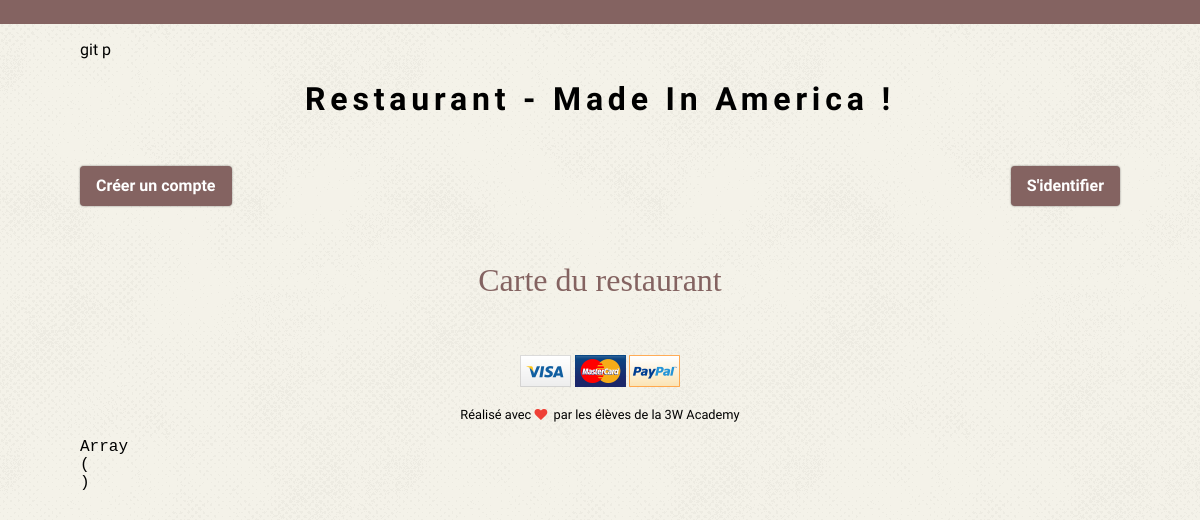
The app's page /, older data.
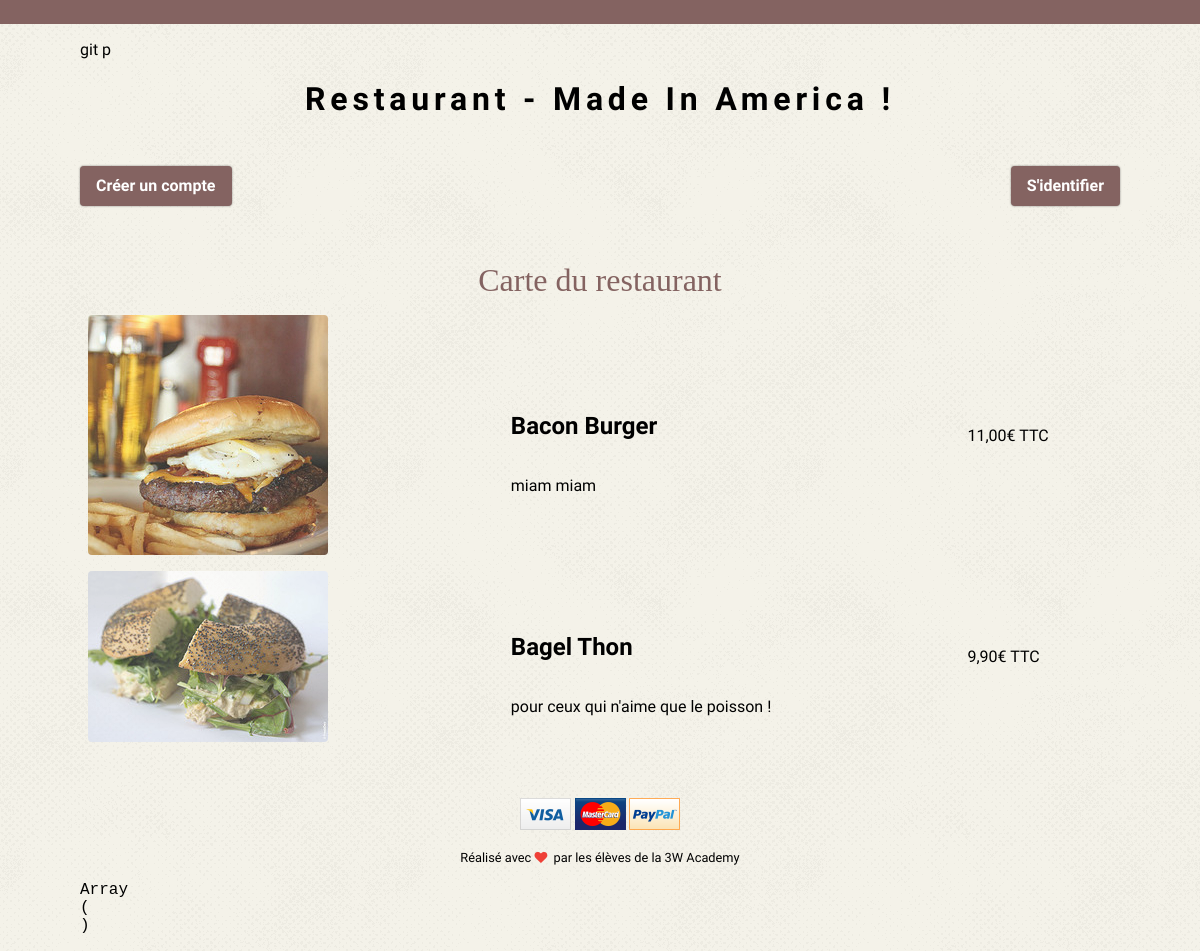
The same page, newer data.
### tables this page shows
CREATE TABLE `product` (
  `id` int(11) NOT NULL,
  `name` varchar(255) NOT NULL,
  `description` text NOT NULL,
  `priceHT` int(11) NOT NULL,
  `tax` int(11) NOT NULL,
  `stock` int(11) NOT NULL,
  `image` varchar(255) NOT NULL,
  `is_active` int(11) NOT NULL,
  `created_at` datetime NOT NULL,
  `update_at` datetime NOT NULL,
  `type` varchar(255) NOT NULL
);

### library/MicroKernel.class.php (called while the page is built, shortened)
<?php
class MicroKernel
{
    private $applicationPath;
    private $configuration;
    private $controllerPath;
    public function __construct()
    {
        $this->applicationPath = realpath(ROOT_PATH.'/application');
        $this->configuration   = new Configuration();
        $this->controllerPath  = null;
    }
    public function bootstrap()
    {
        $this->configuration->load('database');
        $this->configuration->load('library');
        return $this;
    }
    public function loadClass($class)
    {
        $class = str_replace('\\', DIRECTORY_SEPARATOR, $class);
        if(substr($class, -10) == 'Controller')
        {
            $filename = "$this->controllerPath/$class.class.php";
        }
        else if(substr($class, -4) == 'Form')
        {
            $filename = "$this->applicationPath/forms/$class.class.php";
        }
        elseif(substr($class, -5) == 'Model')
        {
            $filename = "$this->applicationPath/models/$class.class.php";
        }
        else
        {
            $filename = "$this->applicationPath/classes/$class.class.php";
        }
    }
    public function run(FrontController $frontController)
    {
        try
        {
            $requestPath = $frontController->buildContext($this->configuration);
            $this->controllerPath = "$this->applicationPath/controllers$requestPath";
            $frontController->run();
            $frontController->renderView();
        }
        catch(Exception $exception)
        {
            ob_clean();
            $frontController->renderErrorView
            (
                implode('<br>',
                [
                    $exception->getMessage(),
                    "<strong>Fichier</strong> : ".$exception->getFile(),
                    "<strong>Ligne</strong> : ".$exception->getLine()
                ])
            );
        }
    }
}

### index.php (called while the page is built, shortened)
<?php
require_once 'library/Configuration.class.php';
require_once 'library/Database.class.php';
require_once 'library/MicroKernel.class.php';
$microKernel = new MicroKernel();
$microKernel->bootstrap()->run(new FrontController());

### library/Database.class.php (called while the page is built, shortened)
<?php
class Database
{
	private $pdo;
	public function __construct()
	{
		$configuration = new Configuration();
		$this->pdo = new PDO
		(
			$configuration->get('database', 'dsn'),
			$configuration->get('database', 'user'),
			$configuration->get('database', 'password'),
			array(PDO::ATTR_ERRMODE => PDO::ERRMODE_WARNING)
		);
		$this->pdo->exec('SET NAMES UTF8');
	}
    public function query($sql, array $criteria = array())
    {
        $query = $this->pdo->prepare($sql);
        $query->execute($criteria);
        return $query->fetchAll(PDO::FETCH_ASSOC);
    }
}

### library/Configuration.class.php (called while the page is built, shortened)
<?php
class Configuration
{
	private static $registry;
	public function __construct()
	{
		if(Configuration::$registry === null)
		{
			Configuration::$registry = array();
		}
	}
	public function get($filename, $key, $defaultValue = null)
	{
		if(array_key_exists($filename, Configuration::$registry) === true)
		{
			if(array_key_exists($key, Configuration::$registry[$filename]) === true)
			{
				return Configuration::$registry[$filename][$key];
			}
		}
		return $defaultValue;
	}
	public function load($filename)
	{
		Configuration::$registry[$filename] = $config;
	}
}

### application/models/ProductModel.class.php (called while the page is built)
<?php
class ProductModel {
	public function getAllProducts() {
		$db = new Database();
		$sql = "SELECT * FROM product";
		$products = $db->query($sql);
		return $products;
	}
}

### application/controllers/HomeController.class.php (called while the page is built, shortened)
<?php
class HomeController
{
    public function httpGetMethod(Http $http, array $queryFields)
    {
        $productModel = new ProductModel();
        $productList = $productModel->getAllProducts();
        return ['products' => $productList];
    }
}

### application/www/HomeView.phtml (the view)
<table class="generic-table meal-list">
    <caption>Carte du restaurant</caption>
    <tbody>
        <?php foreach ($products as $product): ?> <tr>
        	<td><img src="<?= $wwwUrl?>/images/meals/<?= $product['image']; ?>" alt="<?= $product["name"]; ?>"> </td>
        	<td>
        		<h2><?= $product["name"]; ?></h2>
        		<p><?= $product["description"]; ?></p>
        	</td>
        	<td>
            <?=  Tools::getPrettyPrice($product['priceHT'], $product["tax"]) ?>
            </td>
        </tr>
    	<?php endforeach; ?>
    </tbody>
</table>

Row changes from the older to the newer data that the page shows:
added product: image (picture), name "Bacon Burger", description "miam miam", Tools::getPrettyPrice($product['priceHT'], $product["tax"]) "11,00€ TTC"
added product: image (picture), name "Bagel Thon", description "pour ceux qui n'aime que le poisson !", Tools::getPrettyPrice($product['priceHT'], $product["tax"]) "9,90€ TTC"
